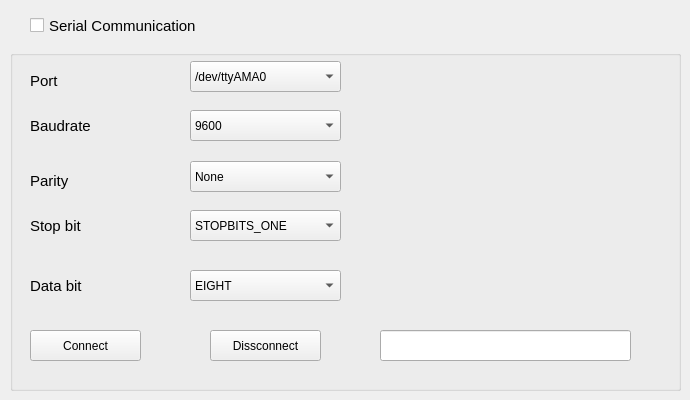
    <widget class="QWidget" name="tab_4">
     <attribute name="title">
      <string>Settings</string>
     </attribute>
     <widget class="QCheckBox" name="checkBox_9">
      <property name="geometry">
       <rect>
        <x>30</x>
        <y>10</y>
        <width>191</width>
        <height>31</height>
       </rect>
      </property>
      <property name="font">
       <font>
        <pointsize>11</pointsize>
       </font>
      </property>
      <property name="text">
       <string>Serial Communication</string>
      </property>
     </widget>
     <widget class="QGroupBox" name="groupBox_2">
      <property name="geometry">
       <rect>
        <x>10</x>
        <y>50</y>
        <width>671</width>
        <height>341</height>
       </rect>
      </property>
      <property name="title">
       <string/>
      </property>
      <widget class="QLabel" name="label_7">
       <property name="geometry">
        <rect>
         <x>20</x>
         <y>20</y>
         <width>51</width>
         <height>21</height>
        </rect>
       </property>
       <property name="font">
        <font>
         <pointsize>11</pointsize>
        </font>
       </property>
       <property name="text">
        <string>Port</string>
       </property>
       <property name="alignment">
        <set>Qt::AlignLeading|Qt::AlignLeft|Qt::AlignVCenter</set>
       </property>
      </widget>
      <widget class="QComboBox" name="comboBox">
       <property name="geometry">
        <rect>
         <x>180</x>
         <y>11</y>
         <width>151</width>
         <height>31</height>
        </rect>
       </property>
       <item>
        <property name="text">
         <string>/dev/ttyAMA0</string>
        </property>
       </item>
       <item>
        <property name="text">
         <string>/dev/ttyprintk</string>
        </property>
       </item>
       <item>
        <property name="text">
         <string>/dev/ttyS0</string>
        </property>
       </item>
      </widget>
      <widget class="QComboBox" name="comboBox_2">
       <property name="geometry">
        <rect>
         <x>180</x>
         <y>60</y>
         <width>151</width>
         <height>31</height>
        </rect>
       </property>
       <item>
        <property name="text">
         <string>9600</string>
        </property>
       </item>
       <item>
        <property name="text">
         <string>2400</string>
        </property>
       </item>
       <item>
        <property name="text">
         <string>4800</string>
        </property>
       </item>
       <item>
        <property name="text">
         <string>19200</string>
        </property>
       </item>
      </widget>
      <widget class="QLabel" name="label_8">
       <property name="geometry">
        <rect>
         <x>20</x>
         <y>60</y>
         <width>81</width>
         <height>31</height>
        </rect>
       </property>
       <property name="font">
        <font>
         <pointsize>11</pointsize>
        </font>
       </property>
       <property name="text">
        <string>Baudrate</string>
       </property>
       <property name="alignment">
        <set>Qt::AlignLeading|Qt::AlignLeft|Qt::AlignVCenter</set>
       </property>
      </widget>
      <widget class="QLabel" name="label_9">
       <property name="geometry">
        <rect>
         <x>20</x>
         <y>120</y>
         <width>71</width>
         <height>21</height>
        </rect>
       </property>
       <property name="font">
        <font>
         <pointsize>11</pointsize>
        </font>
       </property>
       <property name="text">
        <string>Parity</string>
       </property>
       <property name="alignment">
        <set>Qt::AlignLeading|Qt::AlignLeft|Qt::AlignVCenter</set>
       </property>
      </widget>
      <widget class="QComboBox" name="comboBox_3">
       <property name="geometry">
        <rect>
         <x>180</x>
         <y>111</y>
         <width>151</width>
         <height>31</height>
        </rect>
       </property>
       <item>
        <property name="text">
         <string>None</string>
        </property>
       </item>
       <item>
        <property name="text">
         <string>Even</string>
        </property>
       </item>
       <item>
        <property name="text">
         <string>Odd</string>
        </property>
       </item>
      </widget>
      <widget class="QLabel" name="label_10">
       <property name="geometry">
        <rect>
         <x>20</x>
         <y>160</y>
         <width>71</width>
         <height>31</height>
        </rect>
       </property>
       <property name="font">
        <font>
         <pointsize>11</pointsize>
        </font>
       </property>
       <property name="text">
        <string>Stop bit</string>
       </property>
      </widget>
      <widget class="QComboBox" name="comboBox_4">
       <property name="geometry">
        <rect>
         <x>180</x>
         <y>160</y>
         <width>151</width>
         <height>31</height>
        </rect>
       </property>
       <item>
        <property name="text">
         <string>STOPBITS_ONE</string>
        </property>
       </item>
       <item>
        <property name="text">
         <string>None</string>
        </property>
       </item>
      </widget>
      <widget class="QLabel" name="label_11">
       <property name="geometry">
        <rect>
         <x>20</x>
         <y>220</y>
         <width>71</width>
         <height>31</height>
        </rect>
       </property>
       <property name="font">
        <font>
         <pointsize>11</pointsize>
        </font>
       </property>
       <property name="text">
        <string>Data bit</string>
       </property>
      </widget>
      <widget class="QComboBox" name="comboBox_5">
       <property name="geometry">
        <rect>
         <x>180</x>
         <y>220</y>
         <width>151</width>
         <height>31</height>
        </rect>
       </property>
       <item>
        <property name="text">
         <string>EIGHT</string>
        </property>
       </item>
       <item>
        <property name="text">
         <string>SEVEN</string>
        </property>
       </item>
      </widget>
      <widget class="QPushButton" name="pushButton_20">
       <property name="geometry">
        <rect>
         <x>20</x>
         <y>280</y>
         <width>111</width>
         <height>31</height>
        </rect>
       </property>
       <property name="text">
        <string>Connect</string>
       </property>
      </widget>
      <widget class="QPushButton" name="pushButton_21">
       <property name="geometry">
        <rect>
         <x>200</x>
         <y>280</y>
         <width>111</width>
         <height>31</height>
        </rect>
       </property>
       <property name="text">
        <string>Dissconnect</string>
       </property>
      </widget>
      <widget class="QLineEdit" name="lineEdit_5">
       <property name="geometry">
        <rect>
         <x>370</x>
         <y>280</y>
         <width>251</width>
         <height>31</height>
        </rect>
       </property>
      </widget>
     </widget>
    </widget>
